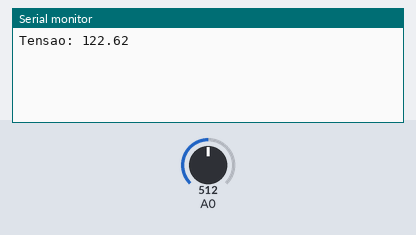
Bench run of a sketch on a simulated Arduino Uno, built with avr-gcc and run on an emulated ATmega328P. On the bench: the last lines printed to the serial monitor. The test bench sets the inputs (shaded band); at power-on: A0 = 512.

Above: at 1.2 s.
1.3 s: A0 set to 716
At 2.6 s:
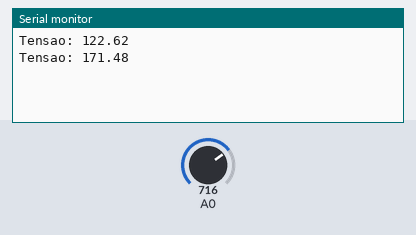
2.8 s: A0 set to 900
At 5.2 s:
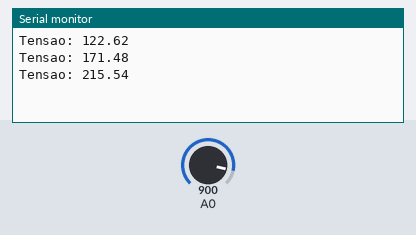
Timing chart, 0 to 6.7 s (numbered marks = the images above; inputs shaded):
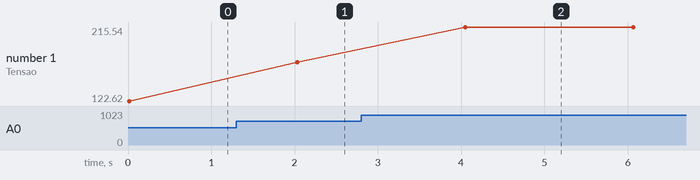

Measured:
- after the input at 1.3 s, the serial monitor: prints a new line after 0.73 s (image 1)
- after the input at 2.8 s, the serial monitor: prints a new line after 1.2 s (image 2)
- plotted number 1: 122.62 → 171.48 after the input at 1.3 s, 171.48 → 215.54 after the input at 2.8 s

The sketch:

sensor_tensao.ino
```cpp
void calc() {

  float valor    = 0;
  int i = 0;
  float media = 0;
  float tensao = 0;

  while (i < 100) {// le X valores para calcular uma media
    valor = (5.0 * analogRead(A0)) / 1023;// regra de 3 5V —– 1023 X —– Valor Obtido
    media += valor;//armazena media
    i++;//incremento while
  }
  media /= 100;//faz a media

  tensao = (245 * media) / 5;//calcula tensao maxima(V) * media leitura sensor / 5V

  if (tensao < 90)//se indentificar tensao abaixo de 90v entende-se por desligada
  {
    tensao = 0;
  }
  Serial.print("Tensao: ");
  Serial.println (tensao);

  delay(2000);
}
void setup() {
  pinMode(0, INPUT);
  Serial.begin(9600);
}

void loop() {
  calc();
}
```
